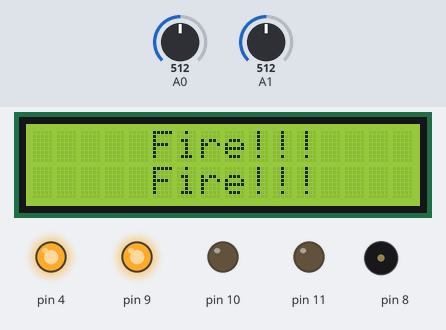
This sketch was run on a simulated Arduino Uno, built with avr-gcc and run on an emulated ATmega328P. Parts: 16×2 character LCD, output pins drawn as LEDs (lit = HIGH), buzzer (waves = sounding). The test bench sets the inputs (shaded band); at power-on: A1 = 512, A0 = 512. What the sketch prints to the serial monitor is not drawn.

Above: at 1.2 s.
1.3 s: A1 set to 674
11.5 s: A1 set to 692
At 20.0 s:
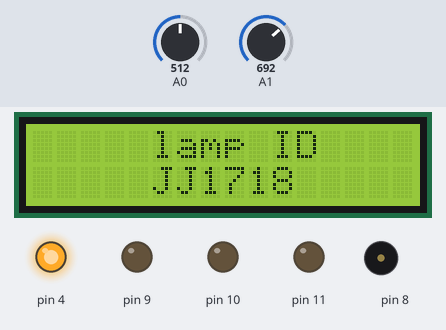
At 21.3 s:
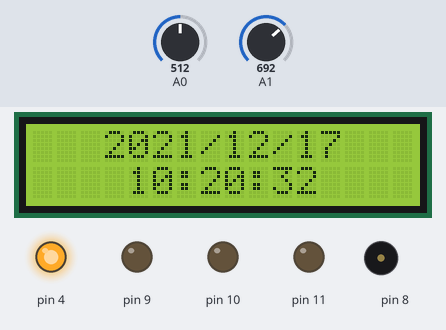
24.0 s: A0 set to 422
33.6 s: A0 set to 388
At 35.6 s:
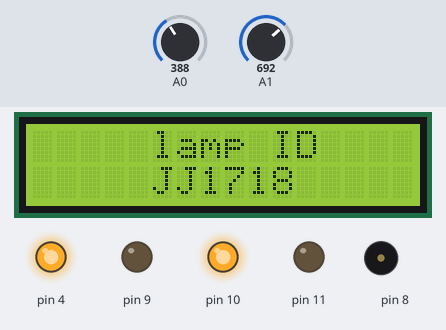
43.2 s: A1 set to 511
At 43.8 s:
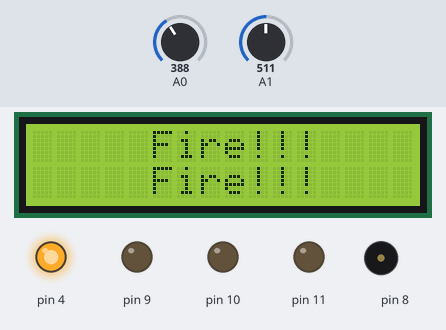
54.1 s: A1 set to 355
64.1 s: A1 set to 334
Timing chart, 0 to 66.2 s (numbered marks = the images above; inputs shaded):
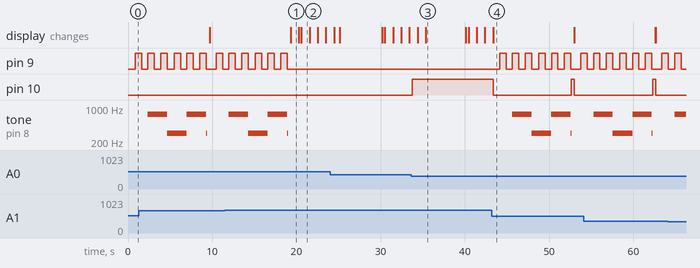

Measured:
- the behaviour switches between 682 and 683 on A1 (found by bisection; images 0 and 1)
- the behaviour switches between 406 and 405 on A0 (found by bisection; images 2 and 3)
- after the input at 33.6 s, pin 10: LOW → HIGH after 0.15 s
- after the input at 43.2 s, pin 9: LOW → HIGH after 0.94 s, → LOW 0.75 s later, → HIGH 0.75 s later, → LOW 0.75 s later, … (13 changes in this stretch); pin 10: HIGH → LOW after 0.18 s, → HIGH 9.3 s later, → LOW 0.36 s later
- by itself, pin 9: alternates HIGH for 0.75 s and LOW for 0.75 s, 10 changes in all, then stays LOW
- by itself, tone on pin 8: plays 750 Hz for 2.3 s, 300 Hz for 2.4 s, 750 Hz for 2.3 s, 300 Hz for 0.11 s
- what the display in image 1 shows lasts 1.0 s, from 19.3 s to 20.3 s

The sketch:

realfinal_project.ino
```cpp
#include <SoftwareSerial.h> // 블루투스 시리얼통신 라이브러리 호출
#include <LiquidCrystal_I2C.h> // LCD 라이브러리
#include <MsTimer2.h>
#include <TimeLib.h>
#include "pitches.h" // tone() 헤더파일

LiquidCrystal_I2C lcd(0x27, 16, 2); // lCD 설정

int delayflag = 0; // 0이면 시간, 1이면 가로등 아이디
int before = 0;
// 조도 센서 변수
float total = 0.0;
float avg = 0.0;
// 블루투스
int blueTx=2;   //Tx (보내는핀 설정)at
int blueRx=3;   //Rx (받는핀 설정)
SoftwareSerial mySerial(blueTx, blueRx);  //시리얼 통신을 위한 객체선언
int switchflag = 0; // 스위치 flag
int switchmode = 0; // 스위치 모드
const int sensorMin = 0; // 화재감지 변수
const int sensorMax = 1024; // 화재감지 변수

// 시간, 가로등 모드 변경
void change_mode()
{
  if (delayflag) {
    before = 1;
    delayflag = 0;
  }
  else {
    before = 0;
    delayflag = 1;
  }
}

// 사이렌 소리 및 LED red 깜빡이기
void SOS_sound(){
  analogWrite(10,0);
  for(int i=0;i<2;i++){

            for (int hz = 300; hz <= 750; hz++)
          {
            tone(8, hz);

            delay(5);

            if(hz == 300){
              analogWrite(9,0);
            }
            if(hz == 450){
              analogWrite(9,255);
            }
            if(hz == 600){
              analogWrite(9,0);
            }
            if(hz == 750){
              analogWrite(9,255);
            }
          }

          for (int hz = 750; hz >= 300; hz--)
          {
            if(hz == 750){
              analogWrite(9,255);
            }
            if(hz == 600){
              analogWrite(9,0);
            }
            if(hz == 450){
              analogWrite(9,255);
            }
            if(hz == 300){
              analogWrite(9,0);
            }
            tone(8, hz);

            delay(5);
          }
          analogWrite(9,0);
          delay(100);
        }
  analogWrite(9,0);

}

void setup()
{
  Serial.begin(9600);   //시리얼모니터
  mySerial.begin(9600); //블루투스 시리얼

  setTime(10,20,12,17,12,2021); // LCD 시간 설정

  //LED R=9, G=10, B=11
  for(int i=9; i<12; i++){
    pinMode(i,OUTPUT);
  }

  // LCD
  lcd.begin();
  lcd.backlight();

  // Timer Inturrupt
  MsTimer2::set(5000, change_mode);
  MsTimer2::start();

  lcd.clear();

  // 블루투스 시리얼
  SoftwareSerial mySerial(blueTx, blueRx);  //시리얼 통신을 위한 객체선언

  // 스위치 버튼
  pinMode(4,INPUT_PULLUP);
  pinMode(4,OUTPUT);

  // 수동 부저
  pinMode(8,OUTPUT);
}

void loop()
{

  // 타이머
  time_t t = now();

  // 화재감지
  int sensorReading = analogRead(A1);
  Serial.println(sensorReading);
  int range = map(sensorReading, sensorMin, sensorMax, 0, 3);
  Serial.println(range);
    switch(range){
    case 0:
      Serial.println("** Close Fire **");
      break;
    case 1:
      Serial.println("** Distant Fire **");
      // 블루투스 송신
      mySerial.println("Fire from JJ1718");

      // lcd 표시
      lcd.clear();
      lcd.setCursor(5,0); // LCD 맨윗줄
      lcd.print("Fire!!!");
      lcd.setCursor(5,1); // LCD 맨윗줄
      lcd.print("Fire!!!");

      for(int i=0;i<1;i++){
         // SOS 소리 & LED 깜빡임
         SOS_sound();
      }
      noTone(8);

      break;
    case 2:
      Serial.println("No Fire");
      break;
    }
    delay(1);

  // 평소 LED + 조도센서
  if(switchmode == 0){
    analogWrite(9,0);
    analogWrite(11,0);

    int a = analogRead(A0);
    int bright = map(a,0,1023,0,255); // 밝기
//    Serial.println(bright);

    if (bright > 100)
      bright = 0;

    else if(bright < 120){
      bright = 255;
    }
    analogWrite(10,bright);
  }

  // 스위치 누를때
  int switchVal = digitalRead(4); // 4번 핀 버튼 입력 값 받기

  if(switchVal == LOW){

    switchmode = 1; // 스위치 킨 모드
    switchflag++;

    // lcd 표시
    lcd.clear();
    lcd.setCursor(5,0); // LCD 맨윗줄
    lcd.print("SOS!!!");
    lcd.setCursor(5,1); // LCD 맨윗줄
    lcd.print("SOS!!!");

    if(switchmode == 1 && switchflag == 1){
        mySerial.println("SOS from JJ1718"); // SOS 블루투스 송신
        for(int i=0;i<1;i++){
           // SOS 소리, led 깜빡임
           SOS_sound();
        }
        noTone(8);

      }
    delay(300);
    lcd.clear();
  }

  // 일반모드 (평소모드)
  if(switchVal == HIGH){
    if(switchflag >= 2){
      noTone(8);
      analogWrite(9,0);
      analogWrite(11,0);
      switchflag = 0;
    }
    switchmode = 0;
    delay(300);
  }

  total = 0.0; // 초기화

  if (before != delayflag)
    lcd.clear();

  // 현재 시간
  if(delayflag == 0){
    before = 0;
    lcd.setCursor(3,0); // LCD 맨윗줄
    lcd.print(year(t));
    lcd.print("/");
    lcd.print(month(t));
    lcd.print("/");
    lcd.print(day(t));

    lcd.setCursor(4,1); // LCD 맨 아래줄

    lcd.print(hour(t));
    lcd.print(":");
    lcd.print(minute(t));
    lcd.print(":");
    lcd.print(second(t));
  }

  // 가로등 아이디
  else if(delayflag == 1){
    before = 1;
    lcd.setCursor(5,0); // LCD 맨 윗줄
    lcd.print("lamp ID");
    lcd.setCursor(5,1); // LCD 맨 아래줄
    lcd.print("JJ1718");
  }

}
```
